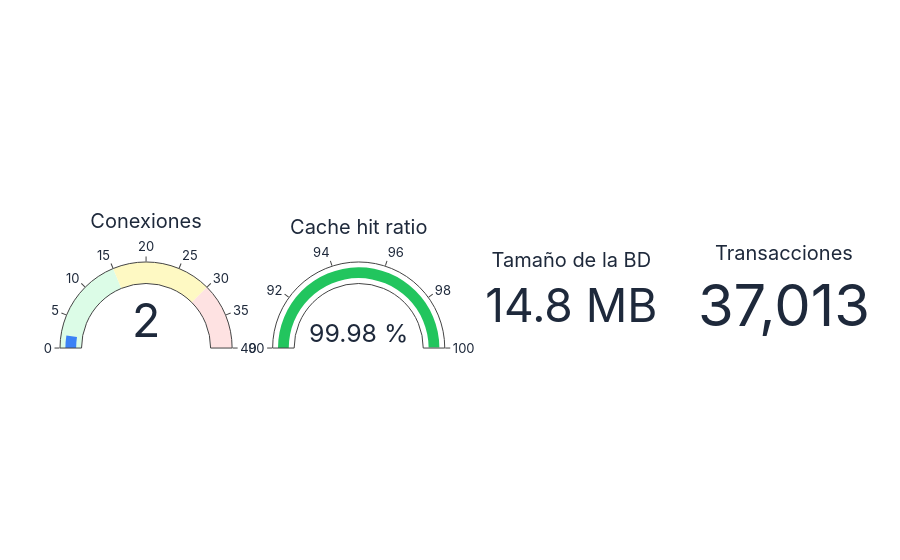

The cell this chart's notebook holds for it:
### Markdown cell above
## 5. Actividad interna de PostgreSQL

Cada visita a Joomla genera lecturas y escrituras (sesión, menús, extensiones…). Las vistas de
estadísticas de PostgreSQL lo reflejan sin depender del prefijo de las tablas del CMS.

### Code cell
estado = q("""
    SELECT (SELECT count(*) FROM pg_stat_activity WHERE datname = current_database()) AS conexiones,
           100.0 * blks_hit / NULLIF(blks_hit + blks_read, 0) AS cache_hit,
           pg_database_size(current_database()) / 1048576.0 AS tamano_mb,
           xact_commit + xact_rollback AS transacciones
    FROM pg_stat_database WHERE datname = current_database()
""")
if not estado.empty:
    e = estado.iloc[0]
    fig = make_subplots(rows=1, cols=4, specs=[[{"type": "indicator"}] * 4])
    fig.add_trace(go.Indicator(mode="gauge+number", value=e.conexiones, title={"text": "Conexiones"},
                               gauge=dict(axis=dict(range=[0, 40]), bar=dict(color="#3b82f6"),
                                          steps=[dict(range=[0, 15], color="#dcfce7"), dict(range=[15, 30], color="#fef9c3"),
                                                 dict(range=[30, 40], color="#fee2e2")])), 1, 1)
    fig.add_trace(go.Indicator(mode="gauge+number", value=e.cache_hit, number={"suffix": " %", "valueformat": ".2f"},
                               title={"text": "Cache hit ratio"},
                               gauge=dict(axis=dict(range=[90, 100]), bar=dict(color="#22c55e"))), 1, 2)
    fig.add_trace(go.Indicator(mode="number", value=e.tamano_mb, number={"suffix": " MB", "valueformat": ".1f"},
                               title={"text": "Tamaño de la BD"}), 1, 3)
    fig.add_trace(go.Indicator(mode="number", value=e.transacciones, number={"valueformat": ",d"},
                               title={"text": "Transacciones"}), 1, 4)
    fig.update_layout(height=260, margin=dict(t=60, b=10))
    fig.show()

### Figure 1 — Plotly figure (JSON) as saved in the notebook; plotly's stock layout.template omitted (floating-point values rounded to 4 significant figures)
{"data": [{"domain": {"x": [0, 0.2125], "y": [0, 1]}, "gauge": {"axis": {"range": [0, 40]}, "bar": {"color": "#3b82f6"}, "steps": [{"color": "#dcfce7", "range": [0, 15]}, {"color": "#fef9c3", "range": [15, 30]}, {"color": "#fee2e2", "range": [30, 40]}]}, "mode": "gauge+number", "title": {"text": "Conexiones"}, "type": "indicator", "value": 2}, {"domain": {"x": [0.2625, 0.475], "y": [0, 1]}, "gauge": {"axis": {"range": [90, 100]}, "bar": {"color": "#22c55e"}}, "mode": "gauge+number", "number": {"suffix": " %", "valueformat": ".2f"}, "title": {"text": "Cache hit ratio"}, "type": "indicator", "value": 99.98}, {"domain": {"x": [0.525, 0.7375], "y": [0, 1]}, "mode": "number", "number": {"suffix": " MB", "valueformat": ".1f"}, "title": {"text": "Tamaño de la BD"}, "type": "indicator", "value": 14.79}, {"domain": {"x": [0.7875, 1], "y": [0, 1]}, "mode": "number", "number": {"valueformat": ",d"}, "title": {"text": "Transacciones"}, "type": "indicator", "value": 37013}], "layout": {"autosize": true, "margin": {"b": 10, "t": 60}}}
